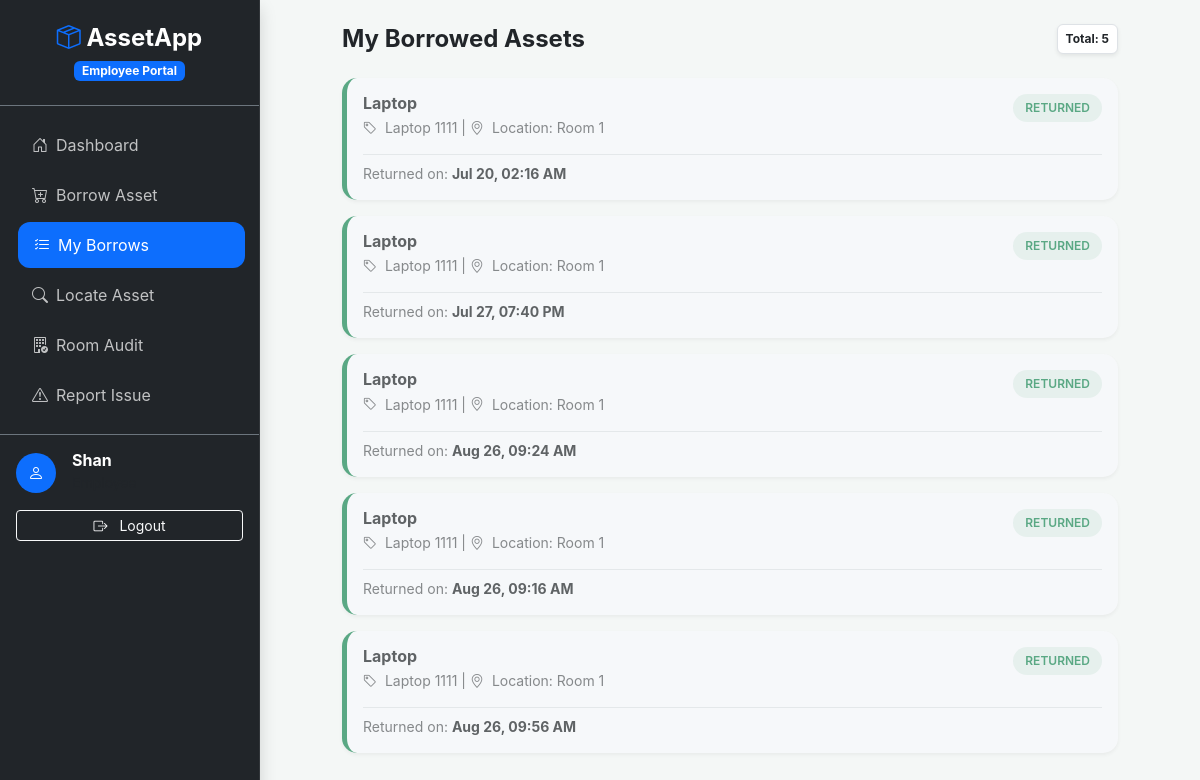
The app's page /employee/my_borrows.php (signed in) with its own data.
### tables this page shows
CREATE TABLE `borrowing_logs` (
  `borrow_id` int(11) NOT NULL,
  `asset_id` int(11) NOT NULL,
  `user_id` int(11) NOT NULL,
  `borrow_date` datetime DEFAULT current_timestamp(),
  `expected_return_date` datetime NOT NULL,
  `actual_return_date` datetime DEFAULT NULL,
  `borrow_status` enum('active','returned','overdue') DEFAULT 'active',
  `borrowed_room_id` int(11) NOT NULL
);

CREATE TABLE `assets` (
  `asset_id` int(11) NOT NULL,
  `asset_tag` varchar(50) NOT NULL,
  `asset_name` varchar(100) NOT NULL,
  `brand` varchar(100) DEFAULT NULL,
  `serial_number` varchar(100) DEFAULT NULL,
  `date_acquired` date DEFAULT NULL,
  `category` varchar(50) DEFAULT NULL,
  `room_id` int(11) DEFAULT NULL,
  `last_updated` timestamp NOT NULL DEFAULT current_timestamp() ON UPDATE current_timestamp(),
  `is_available` tinyint(1) DEFAULT 1,
  `status` varchar(50) DEFAULT '',
  `latitude` decimal(10,8) DEFAULT NULL,
  `longitude` decimal(11,8) DEFAULT NULL
);

CREATE TABLE `rooms` (
  `room_id` int(11) NOT NULL,
  `room_name` varchar(50) NOT NULL,
  `description` text DEFAULT NULL,
  `room_image` varchar(255) DEFAULT 'default_room.jpg',
  `latitude` decimal(10,8) DEFAULT NULL,
  `longitude` decimal(11,8) DEFAULT NULL,
  `allowed_radius` int(11) DEFAULT 20
);

### employee/my_borrows.php (the view, shortened to what this page needs)
<?php
require '../db_connect.php';
$user_id = $_SESSION['user_id'];
$query = "SELECT b.*, a.asset_name, a.asset_tag, r.room_name,
                                 CASE
                                         WHEN b.borrow_status IN ('active', 'overdue')
                                             AND b.expected_return_date <= CURRENT_TIMESTAMP THEN 'overdue'
                                         ELSE b.borrow_status
                                 END AS display_status
          FROM borrowing_logs b
          JOIN assets a ON b.asset_id = a.asset_id
          JOIN rooms r ON a.room_id = r.room_id
          WHERE b.user_id = ?
          ORDER BY (b.borrow_status = 'active' OR b.borrow_status = 'overdue') DESC, b.expected_return_date ASC";
$stmt = $conn->prepare($query);
$stmt->bind_param("i", $user_id);
$stmt->execute();
$result = $stmt->get_result();
?>
<!DOCTYPE html>
<html lang="en">
<head>
    <link href="https://cdn.jsdelivr.net/npm/bootstrap@5.3.0/dist/css/bootstrap.min.css" rel="stylesheet">
    <link rel="stylesheet" href="https://cdn.jsdelivr.net/npm/bootstrap-icons@1.11.1/font/bootstrap-icons.css">
</head>
<body>
<div class="d-flex flex-column flex-md-row min-vh-100">
    <?php include 'sidebar.php'; ?>
    <div class="flex-grow-1 p-3 p-md-4">
        <div class="container" style="max-width: 800px;">
            <div class="d-flex justify-content-between align-items-center mb-4">
                <h4 class="fw-bold mb-0">My Borrowed Assets</h4>
                <span class="badge bg-white text-dark shadow-sm border p-2">Total: <?php echo $result->num_rows; ?></span>
            </div>
            <?php if ($result->num_rows == 0): ?>
                <div class="text-center py-5 bg-white rounded-4 shadow-sm">
                    <i class="bi bi-box2 fs-1 text-muted"></i>
                    <p class="mt-3 text-muted">No records found.</p>
                </div>
            <?php else: ?>
                <div class="row g-3">
                    <?php while($row = $result->fetch_assoc()):
                        $status = $row['display_status'];
                        $card_class = ($status == 'returned') ? 'returned' : (($status == 'overdue') ? 'overdue' : 'active-borrow');
                    ?>
                    <div class="col-12">
                        <div class="card borrow-card shadow-sm <?php echo $card_class; ?> p-3">
                            <div class="d-flex justify-content-between align-items-start">
                                <div>
                                    <h6 class="fw-bold mb-1"><?php echo htmlspecialchars($row['asset_name']); ?></h6>
                                    <p class="text-muted small mb-2">
                                        <i class="bi bi-tag me-1"></i> <?php echo htmlspecialchars($row['asset_tag']); ?> |
                                        <i class="bi bi-geo-alt me-1"></i> Location: <?php echo htmlspecialchars($row['room_name']); ?>
                                    </p>
                                </div>
                                <span class="status-badge <?php
                                    if($status == 'active') echo 'bg-primary bg-opacity-10 text-primary';
                                    elseif($status == 'overdue') echo 'bg-danger text-white';
                                    else echo 'bg-success bg-opacity-10 text-success';
                                ?>">
                                    <?php echo strtoupper($status); ?>
                                </span>
                            </div>
                            <div class="border-top pt-2 mt-2 d-flex justify-content-between align-items-center">
                                <div class="small">
                                    <span class="text-muted"><?php echo ($status == 'returned') ? 'Returned on:' : 'Due:'; ?></span>
                                    <span class="fw-bold <?php echo ($status == 'overdue') ? 'text-danger' : ''; ?>">
                                        <?php
                                            $date = ($status == 'returned') ? $row['actual_return_date'] : $row['expected_return_date'];
                                            echo date('M d, h:i A', strtotime($date));
                                        ?>
                                    </span>
                                </div>
                            </div>
                        </div>
                    </div>
                    <?php endwhile; ?>
                </div>
            <?php endif; ?>
        </div>
    </div>
</div>
</body>
</html>

### employee/my_borrows.php (style rules this page uses)
body { background-color: #f4f7f6; font-family: 'Inter', sans-serif; }
.borrow-card { border: none; border-radius: 15px; border-left: 5px solid transparent; background: #fff; }
.status-badge { font-size: 0.75rem; padding: 5px 12px; border-radius: 20px; font-weight: 600; }
.returned { opacity: 0.7; border-left-color: #198754; background-color: #f8f9fc; }

### records on screen
borrowing_logs: asset.asset_name "Laptop", asset.asset_tag "Laptop 1111", rooms.room_name "Room 1", status "RETURNED", date "Jul 20, 02:16 AM"
borrowing_logs: asset.asset_name "Laptop", asset.asset_tag "Laptop 1111", rooms.room_name "Room 1", status "RETURNED", date "Jul 27, 07:40 PM"
borrowing_logs: asset.asset_name "Laptop", asset.asset_tag "Laptop 1111", rooms.room_name "Room 1", status "RETURNED", date "Aug 26, 09:24 AM"
borrowing_logs: asset.asset_name "Laptop", asset.asset_tag "Laptop 1111", rooms.room_name "Room 1", status "RETURNED", date "Aug 26, 09:16 AM"
borrowing_logs: asset.asset_name "Laptop", asset.asset_tag "Laptop 1111", rooms.room_name "Room 1", status "RETURNED", date "Aug 26, 09:56 AM"

### other values on screen
explode(' ', $_SESSION['full_name'])[0] "Shan"
$result->num_rows "5"
